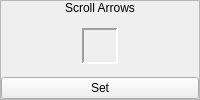
      <widget class="QFrame" name="frame_5">
       <property name="frameShape">
        <enum>QFrame::StyledPanel</enum>
       </property>
       <property name="frameShadow">
        <enum>QFrame::Raised</enum>
       </property>
       <layout class="QVBoxLayout" name="verticalLayout_9">
        <property name="spacing">
         <number>0</number>
        </property>
        <property name="margin">
         <number>0</number>
        </property>
        <item>
         <widget class="QLabel" name="label_9">
          <property name="sizePolicy">
           <sizepolicy hsizetype="Preferred" vsizetype="Fixed">
            <horstretch>0</horstretch>
            <verstretch>0</verstretch>
           </sizepolicy>
          </property>
          <property name="text">
           <string>Scroll Arrows</string>
          </property>
          <property name="alignment">
           <set>Qt::AlignCenter</set>
          </property>
         </widget>
        </item>
        <item>
         <widget class="QWidget" name="widget_8" native="true">
          <layout class="QVBoxLayout" name="verticalLayout_10">
           <property name="spacing">
            <number>0</number>
           </property>
           <property name="margin">
            <number>0</number>
           </property>
           <item>
            <widget class="QWidget" name="widget_9" native="true">
             <layout class="QHBoxLayout" name="horizontalLayout_4">
              <property name="spacing">
               <number>0</number>
              </property>
              <property name="margin">
               <number>3</number>
              </property>
              <item>
               <widget class="QWidget" name="widget_27" native="true"/>
              </item>
              <item>
               <widget class="QLabel" name="lblScrollArrows">
                <property name="minimumSize">
                 <size>
                  <width>36</width>
                  <height>36</height>
                 </size>
                </property>
                <property name="maximumSize">
                 <size>
                  <width>36</width>
                  <height>36</height>
                 </size>
                </property>
                <property name="frameShape">
                 <enum>QFrame::Panel</enum>
                </property>
                <property name="frameShadow">
                 <enum>QFrame::Sunken</enum>
                </property>
                <property name="lineWidth">
                 <number>2</number>
                </property>
                <property name="text">
                 <string/>
                </property>
               </widget>
              </item>
              <item>
               <widget class="QWidget" name="widget_28" native="true"/>
              </item>
             </layout>
            </widget>
           </item>
           <item>
            <widget class="QPushButton" name="bSetScrollArrows">
             <property name="text">
              <string>Set</string>
             </property>
            </widget>
           </item>
          </layout>
         </widget>
        </item>
       </layout>
      </widget>
